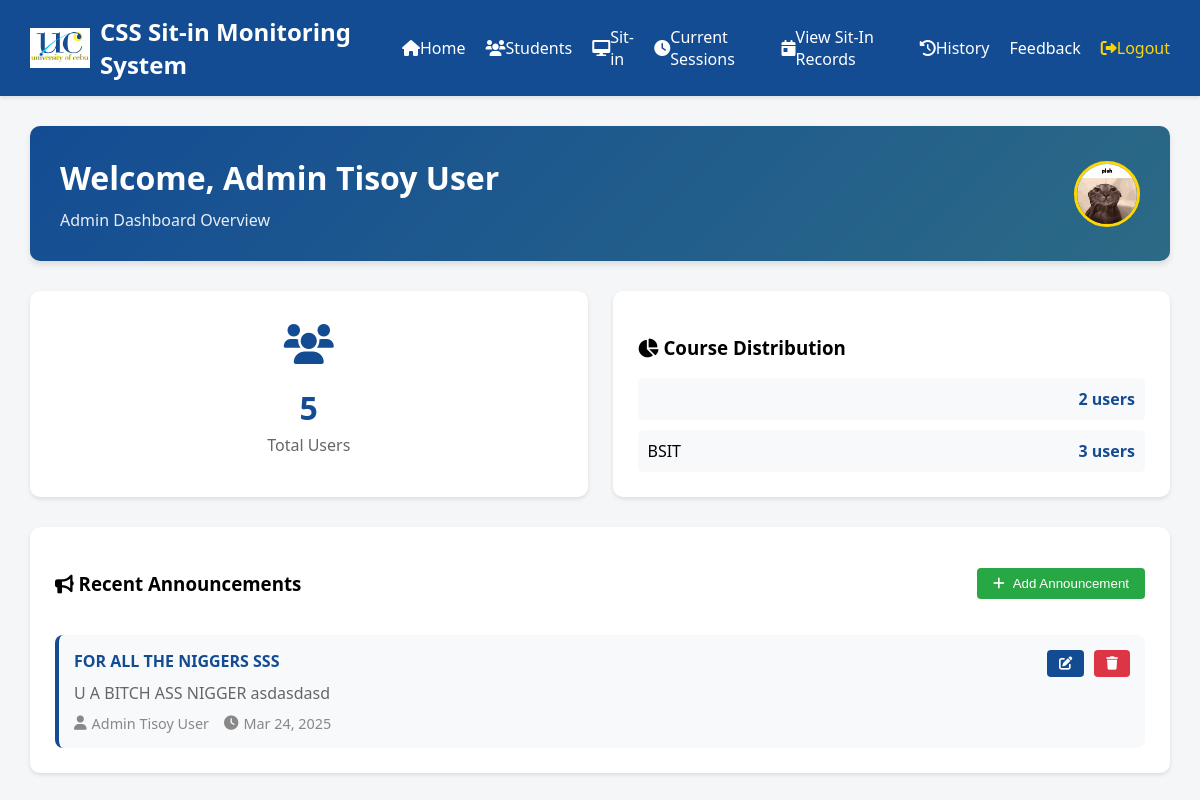
Screenshot of /admin_dashboard.php (signed in) with the database file from the repository.
### tables this page shows
CREATE TABLE `users` (
  `ID` int(11) NOT NULL,
  `Lastname` varchar(255) NOT NULL,
  `Firstname` varchar(255) NOT NULL,
  `Midname` varchar(255) NOT NULL,
  `course` varchar(50) NOT NULL,
  `year_level` int(11) NOT NULL,
  `username` varchar(255) NOT NULL,
  `password` varchar(255) NOT NULL,
  `PROFILE_IMG` varchar(255) DEFAULT 'images/default.jpg',
  `role` varchar(20) DEFAULT 'user',
  `sessions_remaining` int(11) DEFAULT 30
);

CREATE TABLE `announcements` (
  `id` int(11) NOT NULL,
  `title` varchar(255) NOT NULL,
  `content` text NOT NULL,
  `posted_by` varchar(100) NOT NULL,
  `created_at` timestamp NOT NULL DEFAULT current_timestamp()
);

### admin_dashboard.php (the view, shortened to what this page needs)
<?php
include("connect.php");
$username = $_SESSION['username'];
$query = "SELECT Firstname, Lastname, PROFILE_IMG FROM users WHERE username = ?";
$stmt = mysqli_prepare($conn, $query);
mysqli_stmt_bind_param($stmt, "s", $username);
mysqli_stmt_execute($stmt);
$result = mysqli_stmt_get_result($stmt);
$admin_info = mysqli_fetch_assoc($result);
$total_users_query = "SELECT COUNT(*) as total FROM users WHERE role != 'admin'";
$total_users_result = mysqli_query($conn, $total_users_query);
$total_users = mysqli_fetch_assoc($total_users_result)['total'];
$announcements_query = "SELECT * FROM announcements ORDER BY created_at DESC LIMIT 5";
$announcements_result = mysqli_query($conn, $announcements_query);
$course_stats_query = "SELECT COURSE as course, COUNT(*) as count FROM users WHERE role != 'admin' GROUP BY COURSE";
$course_stats_result = mysqli_query($conn, $course_stats_query);
?>
<!DOCTYPE html>
<html lang="en">
<head>
    <link rel="stylesheet" href="https://cdnjs.cloudflare.com/ajax/libs/font-awesome/6.0.0/css/all.min.css">
</head>
<body>
<div class="navbar">
    <a href="#" class="navbar-brand">
        <img src="UC logo.jpg" alt="UC Logo">
        CSS Sit-in Monitoring System
    </a>
    <div class="navbar-links">
        <a href="admin_dashboard.php"><i class="fas fa-home"></i> Home</a>
        <a href="admin_students.php"><i class="fas fa-users"></i> Students</a>
        <a href="admin_sitin.php"><i class="fas fa-desktop"></i> Sit-in</a>
        <a href="admin_current_sitin.php"><i class="fas fa-clock"></i> Current Sessions</a>
        <a href="todays_sitin_records.php"><i class="fas fa-calendar-day"></i> View Sit-In Records</a>
        <a href="admin_sitin_history.php"><i class="fas fa-history"></i> History</a>
        <a href="admin_feedback.php"><i class="fas fa-feedback"></i> Feedback</a>
        <a href="logout.php" style="color: var(--accent-color);"><i class="fas fa-sign-out-alt"></i> Logout</a>
    </div>
</div>
    <div class="main-content">
        <div class="welcome-section">
            <div class="welcome-text">
                <h1>Welcome, <?php echo htmlspecialchars($admin_info['Firstname'] . ' ' . $admin_info['Lastname']); ?></h1>
                <p>Admin Dashboard Overview</p>
            </div>
            <div class="admin-profile">
                <img src="<?php echo !empty($admin_info['PROFILE_IMG']) ? htmlspecialchars($admin_info['PROFILE_IMG']) : 'images/default.jpg'; ?>" alt="Admin Profile">
            </div>
        </div>
        <div class="dashboard-grid">
            <div class="card stats-card">
                <div class="stats-icon">
                    <i class="fas fa-users"></i>
                </div>
                <div class="stats-number"><?php echo $total_users; ?></div>
                <div class="stats-label">Total Users</div>
            </div>
            <div class="card">
                <h3><i class="fas fa-chart-pie"></i> Course Distribution</h3>
                <div class="course-stats">
                    <?php
                    if (is_object($course_stats_result) && mysqli_num_rows($course_stats_result) > 0):
                        while($course = mysqli_fetch_assoc($course_stats_result)):
                    ?>
                    <div class="course-stat-item">
                        <span class="course-stat-label"><?php echo htmlspecialchars($course['course']); ?></span>
                        <span class="course-stat-value"><?php echo $course['count']; ?> users</span>
                    </div>
                    <?php
                        endwhile;
                    endif; ?>
                </div>
            </div>
        </div>
        <div class="card">
            <div class="announcement-header">
                <h3><i class="fas fa-bullhorn"></i> Recent Announcements</h3>
                <button class="add-btn" onclick="showAnnouncementForm()">
                    <i class="fas fa-plus"></i> Add Announcement
                </button>
            </div>
            <div class="announcements-list">
                <?php
                if (is_object($announcements_result) && mysqli_num_rows($announcements_result) > 0):
                    while($announcement = mysqli_fetch_assoc($announcements_result)):
                ?>
                <div class="announcement-item" id="announcement-<?php echo $announcement['id']; ?>">
                    <div class="announcement-content">
                        <h4><?php echo htmlspecialchars($announcement['title']); ?></h4>
                        <p><?php echo htmlspecialchars($announcement['content']); ?></p>
                        <div class="announcement-meta">
                            <span><i class="fas fa-user"></i> <?php echo htmlspecialchars($announcement['posted_by']); ?></span>
                            <span><i class="fas fa-clock"></i> <?php echo date('M d, Y', strtotime($announcement['created_at'])); ?></span>
                        </div>
                    </div>
                    <div class="announcement-actions">
                        <button onclick="showEditForm(<?php echo $announcement['id']; ?>)" class="edit-btn">
                            <i class="fas fa-edit"></i>
                        </button>
                        <form method="POST" style="display: inline;">
                            <button type="submit" name="delete_announcement" class="delete-btn" onclick="return confirm('Are you sure you want to delete this announcement?')">
                                <i class="fas fa-trash"></i>
                            </button>
                        </form>
                    </div>
                </div>
                <?php
                    endwhile;
                else:
                ?>
                <div class="no-announcements">
                    <p>No announcements available</p>
                </div>
                <?php endif; ?>
            </div>
        </div>
    </div>
</body>
</html>

### admin_dashboard.php (style rules this page uses)
:root { --primary-color: #144c94; --secondary-color: #2c6a85; --accent-color: #ffd700; --danger-color: #dc3545; --success-color: #28a745; --light-bg: #f4f6f8; }
body { font-family: 'Segoe UI', Tahoma, Geneva, Verdana, sans-serif; margin: 0; padding: 0; background-color: var(--light-bg); }
.navbar { background-color: var(--primary-color); padding: 15px 30px; display: flex; justify-content: space-between; align-items: center; box-shadow: 0 2px 4px rgba(0, 0, 0, 0.1); }
.navbar-brand { display: flex; align-items: center; color: white; text-decoration: none; font-size: 1.5em; font-weight: bold; }
.navbar-brand img { height: 40px; margin-right: 10px; }
.navbar-links { display: flex; gap: 20px; }
.navbar-links a { color: white; text-decoration: none; font-size: 1em; display: flex; align-items: center; }
.main-content { padding: 30px; max-width: 1400px; margin: 0 auto; }
.welcome-section { background: linear-gradient(135deg, var(--primary-color), var(--secondary-color)); color: white; padding: 30px; border-radius: 10px; margin-bottom: 30px; display: flex; justify-content: space-between; align-items: center; box-shadow: 0 4px 6px rgba(0,0,0,0.1); }
.welcome-text h1 { margin: 0; font-size: 2em; }
.welcome-text p { margin: 10px 0 0 0; opacity: 0.9; }
.admin-profile { display: flex; align-items: center; gap: 15px; }
.admin-profile img { width: 60px; height: 60px; border-radius: 50%; border: 3px solid var(--accent-color); }
.dashboard-grid { display: grid; grid-template-columns: repeat(auto-fit, minmax(300px, 1fr)); gap: 25px; margin-bottom: 30px; }
.card { background-color: white; padding: 25px; border-radius: 10px; box-shadow: 0 2px 4px rgba(0,0,0,0.1); transition: transform 0.3s; }
.stats-card { text-align: center; }
.stats-icon { font-size: 2.5em; color: var(--primary-color); margin-bottom: 15px; }
.stats-number { font-size: 2em; font-weight: bold; color: var(--primary-color); }
.stats-label { color: #666; margin-top: 5px; }
.delete-btn { background-color: var(--danger-color); color: white; border: none; padding: 6px 12px; border-radius: 4px; cursor: pointer; transition: background-color 0.3s; }
.course-stats { display: flex; flex-direction: column; gap: 10px; }
.course-stat-item { display: flex; justify-content: space-between; align-items: center; padding: 10px; background-color: #f8f9fa; border-radius: 5px; }
.course-stat-label { font-weight: 500; }
.course-stat-value { color: var(--primary-color); font-weight: bold; }
.announcement-header { display: flex; justify-content: space-between; align-items: center; margin-bottom: 20px; }
.add-btn { background-color: var(--success-color); color: white; border: none; padding: 8px 16px; border-radius: 4px; cursor: pointer; display: flex; align-items: center; gap: 8px; transition: background-color 0.3s; }
.announcements-list { display: flex; flex-direction: column; gap: 15px; }
.announcement-item { display: flex; justify-content: space-between; align-items: flex-start; padding: 15px; background-color: #f8f9fa; border-radius: 8px; border-left: 4px solid var(--primary-color); }
.announcement-content { flex: 1; }
.announcement-content h4 { margin: 0 0 10px 0; color: var(--primary-color); }
.announcement-content p { margin: 0 0 10px 0; color: #666; }
.announcement-meta { display: flex; gap: 15px; color: #888; font-size: 0.9em; }
.announcement-meta span { display: flex; align-items: center; gap: 5px; }
.edit-btn { background-color: var(--primary-color); color: white; border: none; padding: 6px 12px; border-radius: 4px; cursor: pointer; transition: background-color 0.3s; margin-right: 5px; }
.announcement-actions { display: flex; gap: 5px; }

### rows the page displays
users: Firstname+Lastname "Admin Tisoy User", PROFILE_IMG (picture)
announcements: title "FOR ALL THE NIGGERS SSS", content "U A BITCH ASS NIGGER asdasdasd", posted_by "Admin Tisoy User", created_at "Mar 24, 2025"

### other values shown
$total_users "5"
$course['count'] "2"
$course['course'] "BSIT"
$course['count'] "3"
